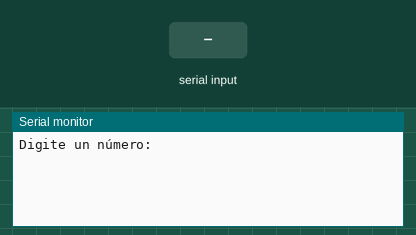
Bench run of a program on a simulated Arduino Uno, built with avr-gcc and run on an emulated ATmega328P. Parts: the last lines printed to the serial monitor. The test bench sets the inputs (shaded band).

Above: at 0.9 s.
1.0 s: "90,45,200\n" received over Serial
At 1.19 s:
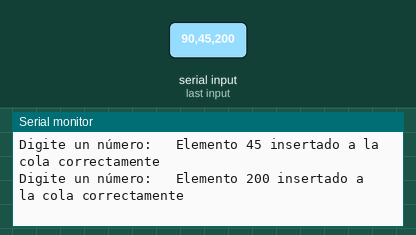
At 2.0 s:
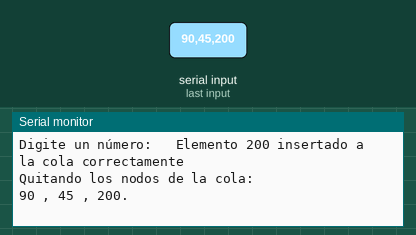

Measured:
- after the input at 1.0 s, the serial monitor: prints a new line at once (image 1)

The program:

main.cpp
```cpp
#include <Arduino.h>

struct Nodo {
  int dato;
  Nodo* siguiente;
};

Nodo* frente = NULL;
Nodo* fin = NULL;

bool cola_vacia() {
  return (frente == NULL);
}

void insertarCola(int n) {
  Nodo* nuevo_nodo = new Nodo();
  nuevo_nodo->dato = n;
  nuevo_nodo->siguiente = NULL;

  if (cola_vacia()) {
    frente = nuevo_nodo;
  } else {
    fin->siguiente = nuevo_nodo;
  }

  fin = nuevo_nodo;

  Serial.print("\tElemento ");
  Serial.print(n);
  Serial.println(" insertado a la cola correctamente");
}

void suprimirCola(int& n) {
  n = frente->dato;
  Nodo* aux = frente;

  if (frente == fin) {
    frente = NULL;
    fin = NULL;
  } else {
    frente = frente->siguiente;
  }

  delete aux;
}

void setup() {
  Serial.begin(9600);
  while (!Serial) {
  }

  int dato;

  Serial.print("Digite un número: ");
  while (!Serial.available()) {

  }
  dato = Serial.parseInt();
  insertarCola(dato);

  Serial.print("Digite un número: ");
  while (!Serial.available()) {
  }
  dato = Serial.parseInt();
  insertarCola(dato);

  Serial.print("Digite un número: ");
  while (!Serial.available()) {

  }
  dato = Serial.parseInt();
  insertarCola(dato);

  Serial.println("\nQuitando los nodos de la cola: ");
  while (frente != NULL) {
    suprimirCola(dato);

    if (frente != NULL) {
      Serial.print(dato);
      Serial.print(" , ");
    } else {
      Serial.print(dato);
      Serial.println(".");
    }
  }
}

void loop() {

}
```
